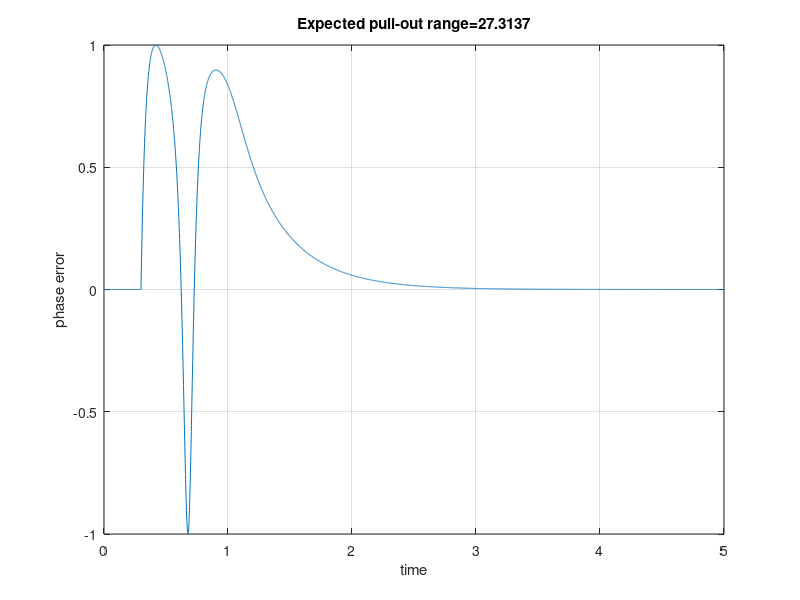

Write the MATLAB code that produced this figure.
%% https://github.com/VSHEV92/Synchronization_Systems_Models
clc; clear; close all; 

%% pull-out range - минимальное значение скачка в расстройке по частоте, 
%% при котором во время переходного процесса появится пропуск циклов.
%% Приближенная и эмпирическая формула получена с помощью фазовых диаграмм: delta_wpo = 1.8 * wn * (1 + ksi)
%% при Kd равном единице.Коэффициент усиления и амплитуда сигнала NCO равны 1.

%% Литература: Gardner Phaselock Technique p.57

Ts = 1e-3;                % шаг дискретизации
Tsim = 5;                 % время моделирования
Time = 0:Ts:Tsim;         
Nsamp = length(Time);     % число отсчетов

Kd = 1;   % коэффициент усиления фазового детектора
ksi = sqrt(2);            % декремент затухания 
BL = 5;                  % шумовая полоса
BL_n = BL * Ts;           % нормированная шумовая полоса

wn = 2 * BL / (ksi + 0.25/ksi);     % резонансная частота (рад/с)
delta_wpo = 1.8 * wn * (1 + ksi);   % ожидаемый pull-out range (рад/с)


%% входной сигнал
delta_w = 28;                            % расстройка по частоте в рад/c
stepTime = 0.3;                         % момент появления скачка
sampleStepTime = round(stepTime/Ts);  % номер отсчета, когда появляется скачек
indata = zeros(1, Nsamp);
for k = sampleStepTime:Nsamp
    indata(k) = indata(k-1) + delta_w * Ts;
end

%% ошибка по фазе, выход фильтра и фаза NCO
err = zeros(1, Nsamp);
nco_phase = zeros(1, Nsamp);
loop_filter_out = zeros(1, Nsamp);

%% прошлое значение в интегрирующей ветви
ki_out_last = 0;

kp = 4*ksi*BL_n / (ksi + 0.25/ksi) / Kd;        % усиление пропорциональной ветви
ki = 4*BL_n^2 / (ksi + 0.25/ksi)^2 / Kd;        % усиление интегрирующей ветви
for n = 2:Nsamp
    % вычисление ошибки
    err(n) = Kd * sin(indata(n) - nco_phase(n-1));

    % петлевой фильтр
    kp_out = kp * err(n);
    ki_out = ki * err(n) + ki_out_last;
    loop_filter_out(n) = kp_out + ki_out;
    ki_out_last = ki_out;

    % вычисление фазы NCO
    nco_phase(n) = nco_phase(n-1) + loop_filter_out(n); 
end

plot(Time, err); grid on;
xlabel('time'); ylabel('phase error')
title(num2str(delta_wpo, 'Expected pull-out range=%-d'))



